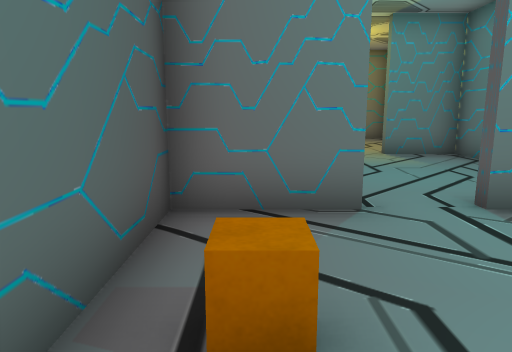
View 1 (above)

21 first-person views from a walk through a scene from a Unity 3-D project. The camera is 1.2 m above the floor, tilts 10° down and sees 70° across. Doors are open. The floor is counted in squares, 1 m on a side. Each view is taken from the middle of a square. On the plan, view 1 faces up. The plan holds only what a view shows up to about 15 squares ahead; the rest is blank. The place goes on beyond the plan. The player character is not drawn. Some surface patterns are stand-ins.

View 2
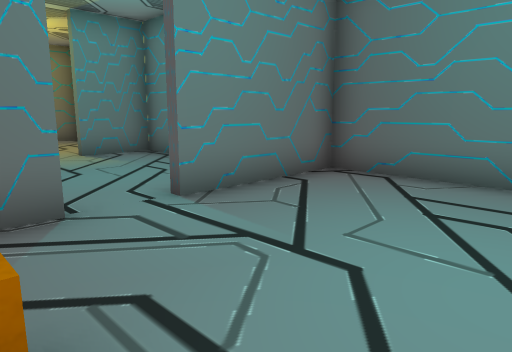

View 3
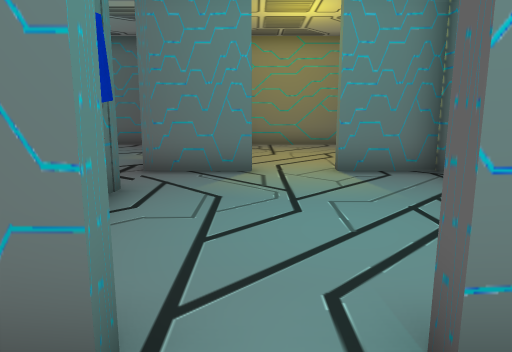

View 4
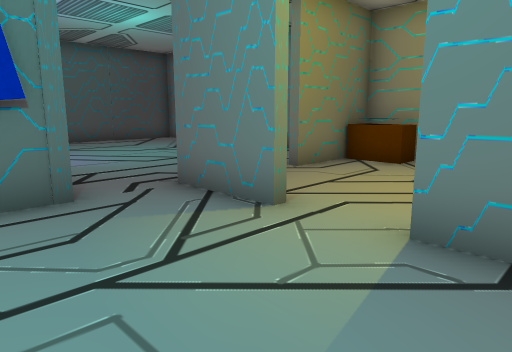

View 5
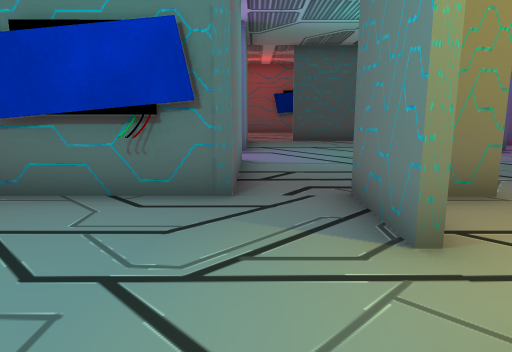

View 6
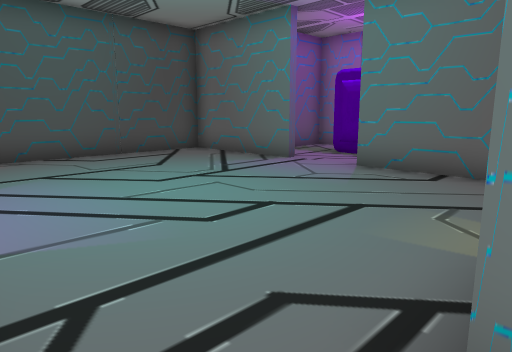

View 7
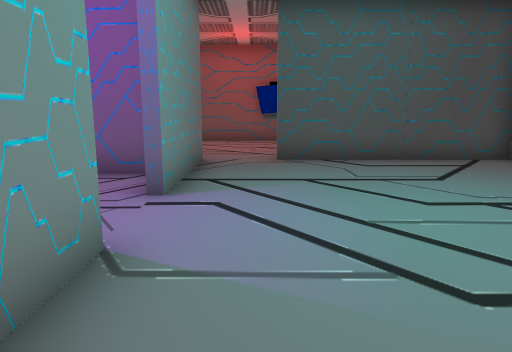

View 8
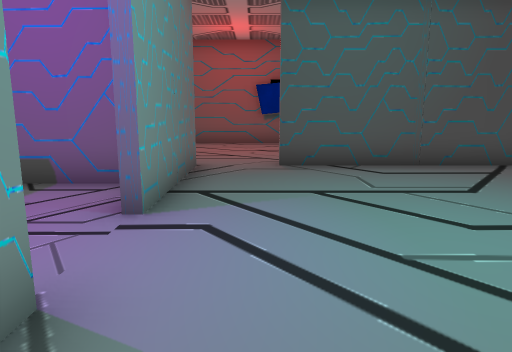

View 9
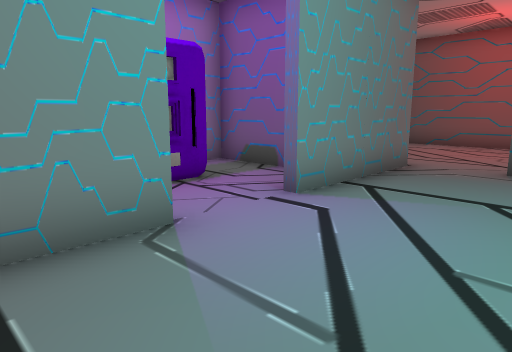

View 10
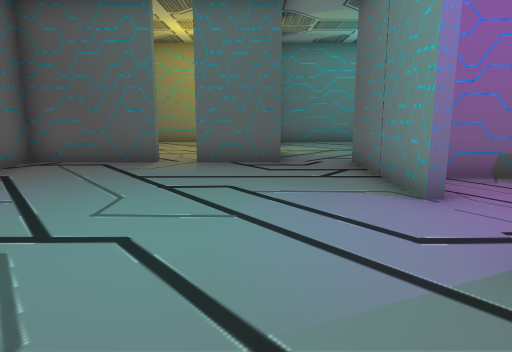

View 11
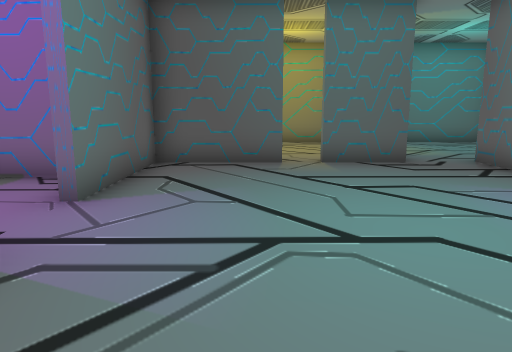

View 12
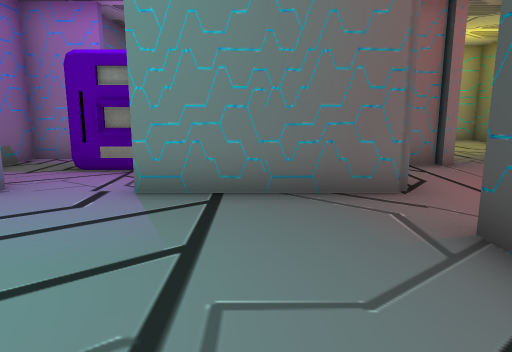

View 13
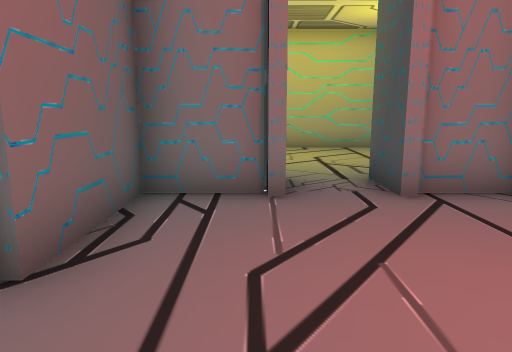

View 14
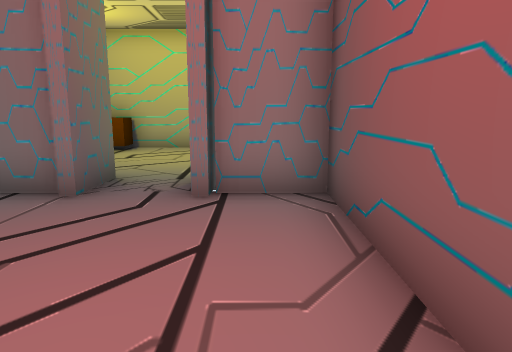

View 15
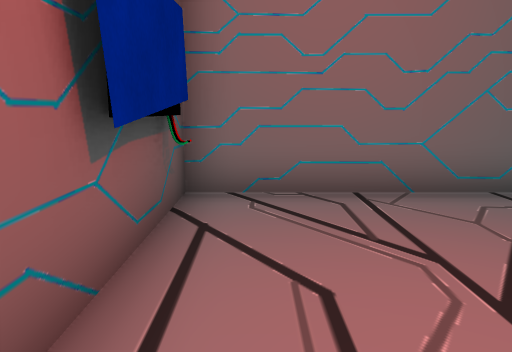

View 16
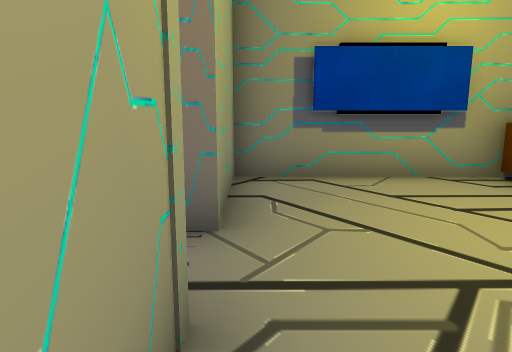

View 17
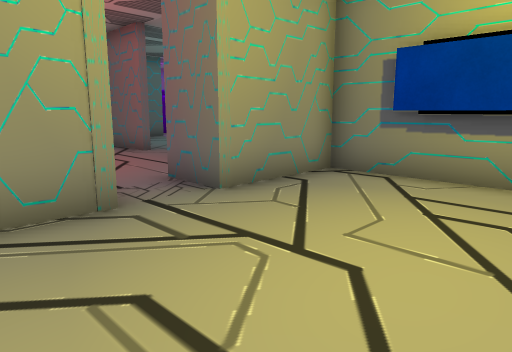

View 18
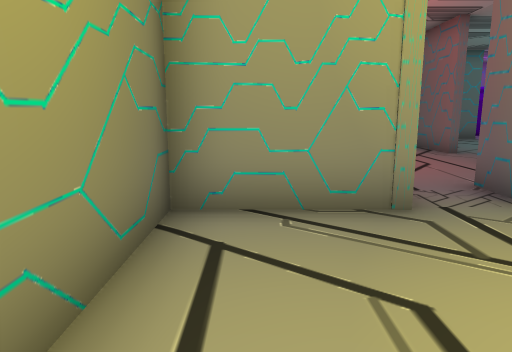

View 19
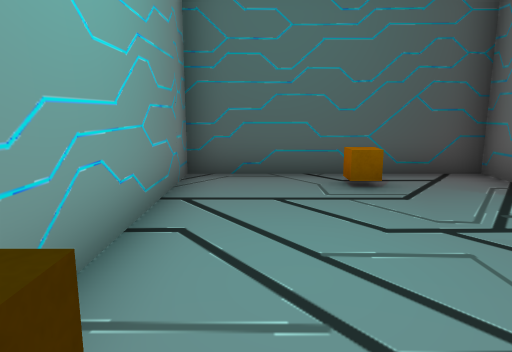

View 20
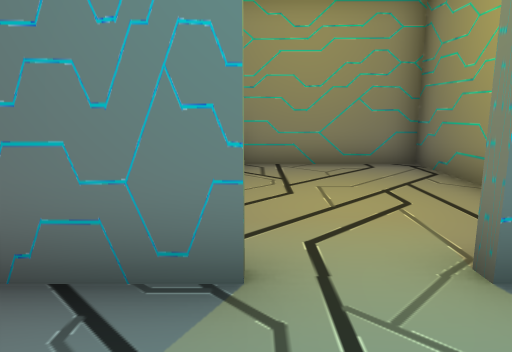

View 21
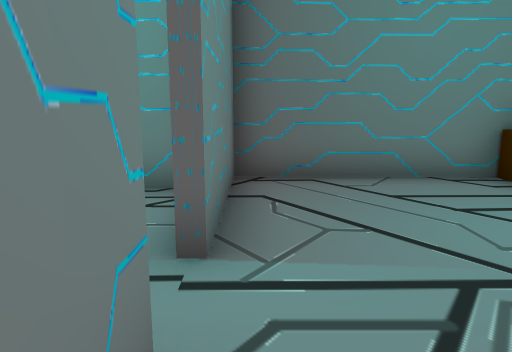

### Floor plan
Ten units are one square. View 1 is at (0, 0); x grows to the right and y downward. Boxes are objects, and circles mark ways between rooms. Rooms are numbered by the first view taken in them; rooms with no view inside come last. Other rooms are left out.
<svg viewBox="-176 -170 248 190">
<path fill="none" stroke="#000" d="M14 -44 -11 -44 -11 13 42 13M67 8 67 -44 28 -44M20 -104 -3 -104M-2 -87 -2 -52M57 -51 57 -104 36 -104M-61 -164 -102 -164 -102 -105M-41 -87 -2 -87M-3 -132 -3 -164 -42 -164M-3 -104 -3 -125M-103 -87 -61 -87M-103 -105 -103 -128M-161 -105 -161 -57 -144 -57M-111 -134 -161 -134 -161 -124M-121 -57 -103 -57 -103 -87M-141 -60 -141 -44 -171 -44 -171 -12M-159 13 -115 13M-93 6 -93 -44 -124 -44 -124 -60M-2 -125 -2 -116M57 -114 57 -164 -2 -164 -2 -134M-34 -47 -23 -47 -23 -75M-62 -65 -42 -65M-81 -79 -81 -47"/>
<rect x="-5" y="-25" width="10" height="10" fill="#bbb"><title>other object</title></rect>
<rect x="45" y="5" width="20" height="10" fill="#bbb"><title>other object</title></rect>
<rect x="-165" y="-115" width="10" height="10" fill="#bbb"><title>other object</title></rect>
<rect x="-165" y="-125" width="10" height="10" fill="#bbb"><title>other object</title></rect>
<rect x="-115" y="5" width="20" height="10" fill="#bbb"><title>other object</title></rect>
<rect x="5" y="-165" width="10" height="20" fill="#bbb"><title>other object</title></rect>
<circle cx="20" cy="-48" r="3" fill="#2a7"/>
<circle cx="0" cy="-100" r="3" fill="#2a7"/>
<circle cx="25" cy="-105" r="3" fill="#2a7"/>
<circle cx="-100" cy="-95" r="3" fill="#2a7"/>
<circle cx="0" cy="-130" r="3" fill="#2a7"/>
<circle cx="-130" cy="-55" r="3" fill="#2a7"/>
<circle cx="-52" cy="-83" r="3" fill="#2a7"/>
<text x="30" y="-20">1</text>
<text x="30" y="-80">2</text>
<text x="-50" y="-130">3</text>
<text x="-130" y="-100">4</text>
<text x="-130" y="-20">5</text>
<text x="30" y="-140">6</text>
<text x="-30" y="-70">7</text>
<text x="-70" y="-70">8</text>
</svg>
Room 1 opens to room 2. Room 2 opens to room 3. Room 2 opens to room 6. Room 3 opens to room 4. Room 3 opens to room 6. Room 4 opens to room 5. Room 7 opens to room 8.

Where each view was taken, in squares from view 1:
view 1: 0 up, 0 right, facing up
view 2: 0 up, 0 right, facing up-right
view 3: 3 up, 2 right, facing up
view 4: 7 up, 5 right, facing up-left
view 5: 9 up, 5 right, facing left
view 6: 9 up, 0 right, facing up-left
view 7: 10 up, 1 left, facing left
view 8: 10 up, 2 left, facing left
view 9: 12 up, 2 left, facing down-left
view 10: 11 up, 9 left, facing right
view 11: 14 up, 9 left, facing right
view 12: 14 up, 8 left, facing down
view 13: 11 up, 12 left, facing down
view 14: 11 up, 15 left, facing down
view 15: 8 up, 15 left, facing up
view 16: 4 up, 16 left, facing right
view 17: 0 up, 16 left, facing up-right
view 18: 0 up, 16 left, facing up
view 19: 0 up, 6 right, facing left
view 20: 8 up, 2 right, facing up
view 21: 4 up, 0 right, facing right
